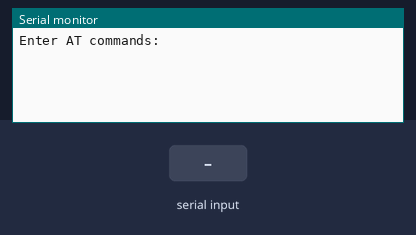
Recording of a sketch running on a simulated Arduino Uno, built with avr-gcc and run on an emulated ATmega328P. Parts: the last lines printed to the serial monitor. The test bench sets the inputs (shaded band).

Above: at 1.2 s.
1.3 s: "1" received over Serial
At 3.0 s:
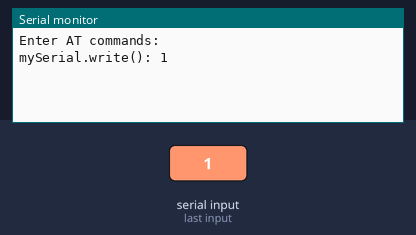
3.8 s: "1" received over the second serial link
At 5.5 s:
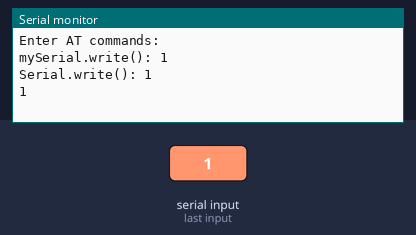
6.3 s: "0" received over Serial
At 7.7 s:
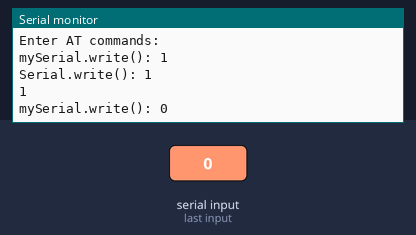
7.8 s: "0" received over the second serial link
At 9.7 s:
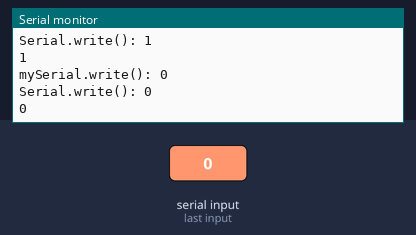

Measured:
- after the input at 1.3 s, the serial monitor: prints a new line after 1.0 s (image 1)
- after the input at 3.8 s, the serial monitor: prints a new line after 1.0 s (image 2)
- after the input at 6.3 s, the serial monitor: prints a new line after 1.0 s (image 3)
- after the input at 7.8 s, the serial monitor: prints a new line after 1.0 s (image 4)

The sketch:

BTAT.ino
```cpp
#include <SoftwareSerial.h>

SoftwareSerial mySerial(10, 11); // RX, TX

const int SERIAL_TYPE_ARDUINO = 1;
const int SERIAL_TYPE_BT = 2;

bool writeStrings = true;

void setup() {
  Serial.begin(9600);

  Serial.println("Enter AT commands:");
  mySerial.begin(9600);
}

void loop() {
  if (mySerial.available()) {
    if (writeStrings) {
      String out = mySerial.readString();

      Serial.print("Serial.write(): ");
      Serial.println(out);

      writeString(out, SERIAL_TYPE_ARDUINO);
    } else {
      Serial.write(mySerial.read());
    }
  }

  if (Serial.available()) {
    if (writeStrings) {
      String in = Serial.readString();

      Serial.println("");
      Serial.print("mySerial.write(): ");
      Serial.println(in);

      writeString(in, SERIAL_TYPE_BT);
    } else {
      mySerial.write(Serial.read());
    }
  }
}

void writeString(String stringData, int serialType) {
  for (int i = 0; i < stringData.length(); i++) {
    if (SERIAL_TYPE_ARDUINO == serialType) {
      Serial.write(stringData[i]);
    } else if (SERIAL_TYPE_BT == serialType) {
      mySerial.write(stringData[i]);
    }
  }
}
```
